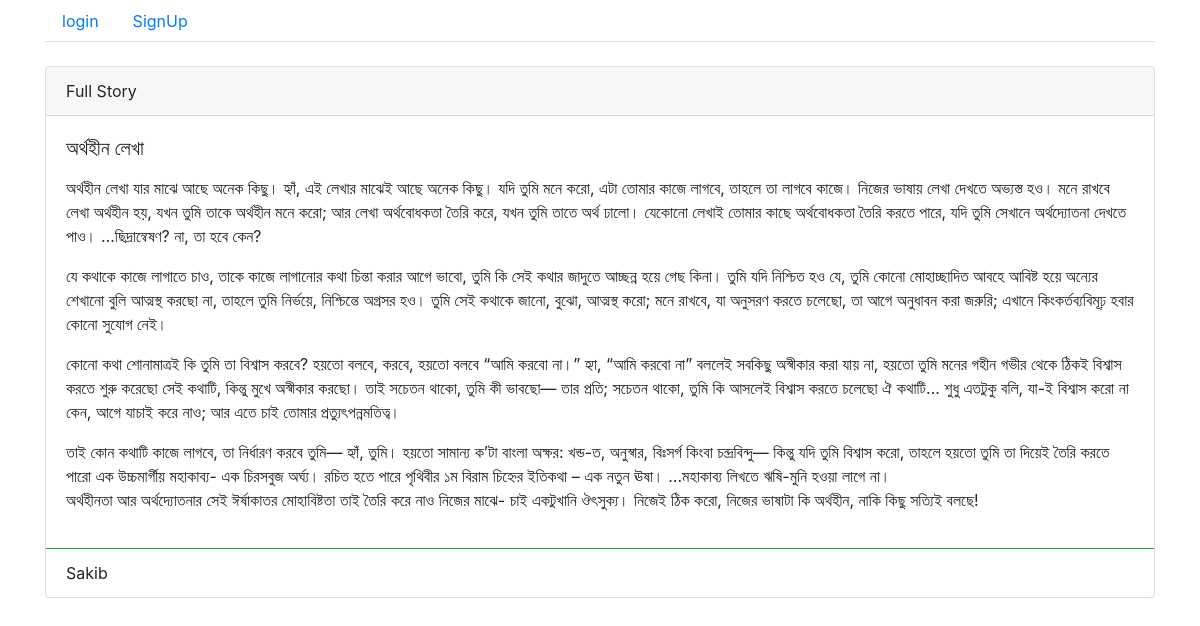
Page /article/3 on the committed database.
### app/models.py (models this page shows, shortened)
class Story(models.Model):
    title=models.CharField(max_length=100)
    story=models.TextField()
    article=models.ForeignKey(
        'ArticleCategory',
        on_delete=models.CASCADE
    )
    author=models.ForeignKey(
        'AuthorName',
        on_delete=models.CASCADE,
        default=None
    )

class AuthorName(models.Model):
    a_name=models.CharField(max_length=100)
    def __str__(self):
        return self.a_name

### app/views.py (the view)
# urls.py: path('article/<int:pk>',views.ArticleDetailView.as_view(),name='article_page'),
class ArticleDetailView(DetailView):
    model=Story
    template_name='detail.html'
    context_object_name= 'gaitonde'

### app/templates/detail.html
{% extends 'base.html' %}
{% block body %}
<br>
    <div class="card">
        <div class="card-header">
        Full Story
        </div>
        <div class="card-body">
          <h5 class="card-title">{{gaitonde.title}}</h5>
          <p class="card-text">{{gaitonde.story|linebreaks}}</p>
        </div>
        <div class="card-footer bg-transparent border-success">{{gaitonde.author}}</div>
      </div>
      <br>
{% endblock %}

### rows in the picture
Story: title "অর্থহীন লেখা", story "অর্থহীন লেখা যার মাঝে আছে অনেক কিছু। হ্যাঁ, এই লেখার মাঝেই আছে অনেক কিছু। যদি তুমি মনে করো, এটা তোমার কাজে লাগবে, তাহলে তা লাগবে কাজে। নিজের ভাষায় লেখা দেখতে অভ্যস্ত হও। মনে রাখবে লেখা অর্থহীন হয়, যখন তুমি তাকে অর্থহীন মনে করো; আর লেখা অর্থবোধকতা তৈরি করে, যখন তুমি তাতে অর্থ ঢালো। যেকোনো লেখাই তোমার কাছে অর্থবোধকতা তৈরি করতে পারে, যদি তুমি সেখানে অর্থদ্যোতনা দেখতে পাও। …ছিদ্রান্বেষণ? না, তা হবে কেন? যে কথাকে কাজে লাগাতে চাও, তাকে কাজে লাগানোর কথা চিন্তা করার আগে ভাবো, তুমি কি সেই কথার জাদুতে আচ্ছন্ন হয়ে গেছ কিনা। তুমি যদি নিশ্চিত হও যে, তুমি কোনো মোহাচ্ছাদিত আবহে আবিষ্ট হয়ে অন্যের শেখানো বুলি আত্মস্থ করছো না, তাহলে তুমি নির্ভয়ে, নিশ্চিন্তে অগ্রসর হও। তুমি সেই কথাকে জানো, বুঝো, আত্মস্থ করো;…", author "Sakib"
